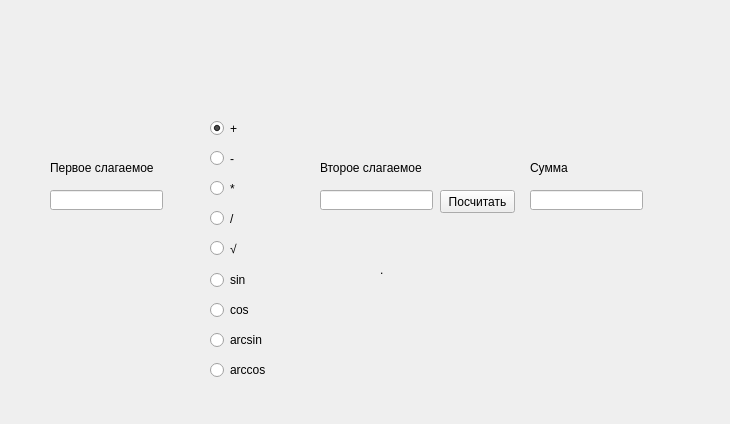
<?xml version="1.0" encoding="UTF-8"?>
<ui version="4.0">
 <class>Widget</class>
 <widget class="QWidget" name="Widget">
  <property name="geometry">
   <rect>
    <x>0</x>
    <y>0</y>
    <width>730</width>
    <height>424</height>
   </rect>
  </property>
  <property name="windowTitle">
   <string>Widget</string>
  </property>
  <widget class="QPushButton" name="Button_Result">
   <property name="geometry">
    <rect>
     <x>440</x>
     <y>190</y>
     <width>75</width>
     <height>23</height>
    </rect>
   </property>
   <property name="text">
    <string>Посчитать</string>
   </property>
  </widget>
  <widget class="QLineEdit" name="lineEdit_1stElement">
   <property name="geometry">
    <rect>
     <x>50</x>
     <y>190</y>
     <width>113</width>
     <height>20</height>
    </rect>
   </property>
  </widget>
  <widget class="QLineEdit" name="lineEdit_2ndElement">
   <property name="geometry">
    <rect>
     <x>320</x>
     <y>190</y>
     <width>113</width>
     <height>20</height>
    </rect>
   </property>
  </widget>
  <widget class="QLineEdit" name="lineEdit_result">
   <property name="geometry">
    <rect>
     <x>530</x>
     <y>190</y>
     <width>113</width>
     <height>20</height>
    </rect>
   </property>
  </widget>
  <widget class="QRadioButton" name="radioButton_plus">
   <property name="geometry">
    <rect>
     <x>210</x>
     <y>120</y>
     <width>82</width>
     <height>17</height>
    </rect>
   </property>
   <property name="text">
    <string>+</string>
   </property>
   <property name="checked">
    <bool>true</bool>
   </property>
  </widget>
  <widget class="QRadioButton" name="radioButton_minus">
   <property name="geometry">
    <rect>
     <x>210</x>
     <y>150</y>
     <width>82</width>
     <height>17</height>
    </rect>
   </property>
   <property name="text">
    <string>-</string>
   </property>
  </widget>
  <widget class="QRadioButton" name="radioButton_multiply">
   <property name="geometry">
    <rect>
     <x>210</x>
     <y>180</y>
     <width>82</width>
     <height>17</height>
    </rect>
   </property>
   <property name="text">
    <string>*</string>
   </property>
  </widget>
  <widget class="QRadioButton" name="radioButton_divine">
   <property name="geometry">
    <rect>
     <x>210</x>
     <y>210</y>
     <width>82</width>
     <height>17</height>
    </rect>
   </property>
   <property name="text">
    <string>/</string>
   </property>
  </widget>
  <widget class="QRadioButton" name="radioButton_sqrt">
   <property name="geometry">
    <rect>
     <x>210</x>
     <y>240</y>
     <width>82</width>
     <height>17</height>
    </rect>
   </property>
   <property name="text">
    <string>√</string>
   </property>
  </widget>
  <widget class="QLabel" name="label_1stElement">
   <property name="geometry">
    <rect>
     <x>50</x>
     <y>160</y>
     <width>141</width>
     <height>16</height>
    </rect>
   </property>
   <property name="text">
    <string>Первое слагаемое</string>
   </property>
  </widget>
  <widget class="QLabel" name="label_2ndElement">
   <property name="geometry">
    <rect>
     <x>320</x>
     <y>160</y>
     <width>151</width>
     <height>16</height>
    </rect>
   </property>
   <property name="text">
    <string>Второе слагаемое</string>
   </property>
  </widget>
  <widget class="QLabel" name="label_result">
   <property name="geometry">
    <rect>
     <x>530</x>
     <y>160</y>
     <width>171</width>
     <height>16</height>
    </rect>
   </property>
   <property name="text">
    <string>Сумма</string>
   </property>
  </widget>
  <widget class="QLabel" name="label_error">
   <property name="geometry">
    <rect>
     <x>380</x>
     <y>260</y>
     <width>301</width>
     <height>20</height>
    </rect>
   </property>
   <property name="text">
    <string>.</string>
   </property>
  </widget>
  <widget class="QRadioButton" name="radioButton_sin">
   <property name="geometry">
    <rect>
     <x>210</x>
     <y>270</y>
     <width>95</width>
     <height>20</height>
    </rect>
   </property>
   <property name="text">
    <string>sin</string>
   </property>
  </widget>
  <widget class="QRadioButton" name="radioButton_cos">
   <property name="geometry">
    <rect>
     <x>210</x>
     <y>300</y>
     <width>95</width>
     <height>20</height>
    </rect>
   </property>
   <property name="text">
    <string>cos</string>
   </property>
  </widget>
  <widget class="QRadioButton" name="radioButton_arcsin">
   <property name="geometry">
    <rect>
     <x>210</x>
     <y>330</y>
     <width>95</width>
     <height>20</height>
    </rect>
   </property>
   <property name="text">
    <string>arcsin</string>
   </property>
  </widget>
  <widget class="QRadioButton" name="radioButton_arccos">
   <property name="geometry">
    <rect>
     <x>210</x>
     <y>360</y>
     <width>95</width>
     <height>20</height>
    </rect>
   </property>
   <property name="text">
    <string>arccos</string>
   </property>
  </widget>
 </widget>
 <layoutdefault spacing="6" margin="11"/>
 <resources/>
 <connections/>
</ui>
